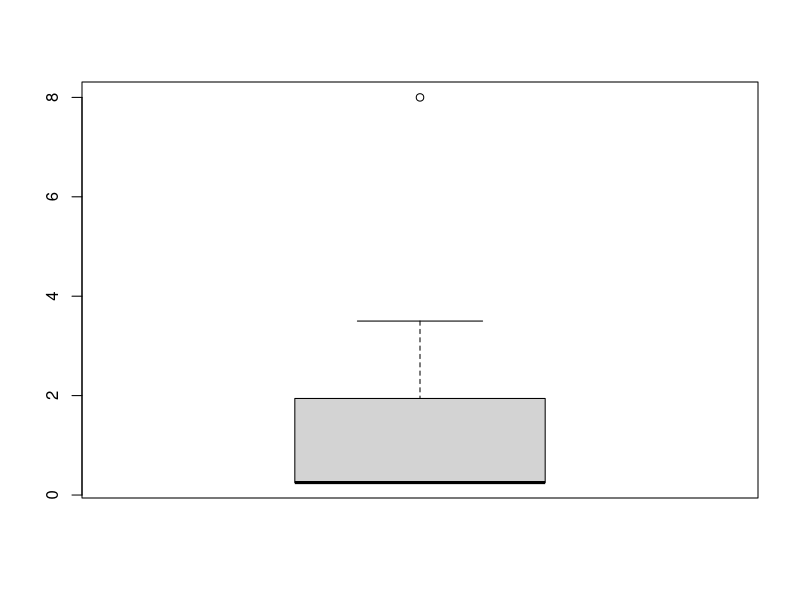
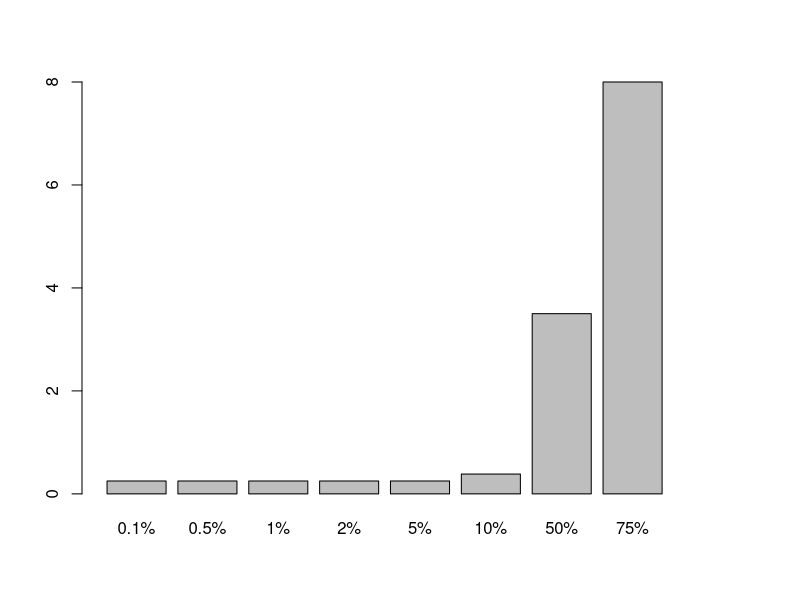
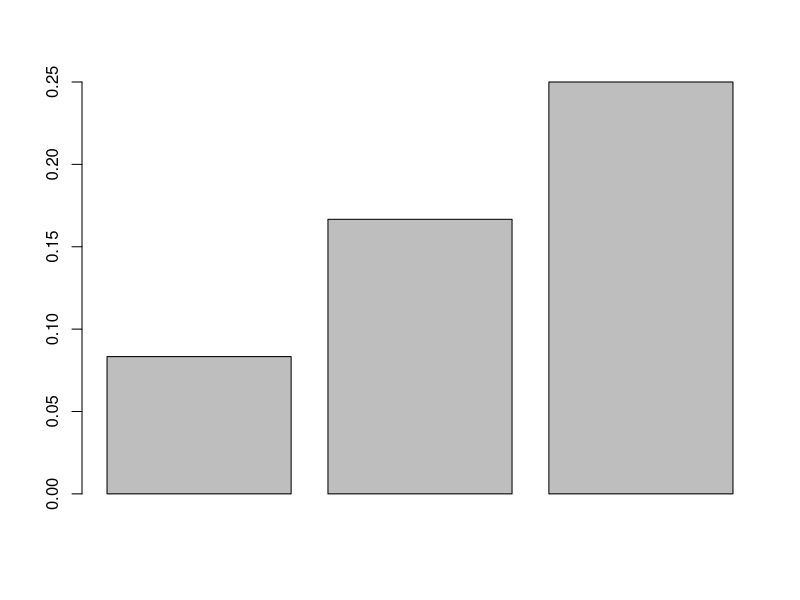

Source code (R) for these figures, in order: (Note: this script raises an error after producing the figures.)
## ---- chunk 1
knitr::opts_chunk$set(echo = TRUE)
library(knitr)
library("gplots")
## ---- chunk 2
data = read.table("data.txt", header=TRUE, sep=",")
participant2SurfPad=subset(data,Participant==2 & Technique=="SurfPad")
mean(participant2SurfPad[,"Time"])
techniques=unique(data$Technique)
participants = unique(data$Participant)
## ---- chunk 3
  v = c(12, .4, 5, 2, 50, 8, 3, 1, 4, .25, 12, .4, 5, 2, 50, 8, 3, 1, 4, .25)
  x <- quantile(v,  probs = c(0.1, 0.5, 1, 2, 5, 10, 50, 75, NA)/100)
  boxplot(x)
  barplot(x)
## ---- chunk 4
 noErr <- subset(data, Err == 0)
 print(noErr)
## ---- chunk 5
  data = read.table("data.txt", header=TRUE, sep=",")
  techniques=unique(data$Technique)
  participants = unique(data$Participant)

  tempParticipants = c(1:length(techniques));
  for(t in 1:length(techniques)){
    technique <- techniques[t]
    for(p in 1:length(participants)){
      participant2SurfPad=subset(data,Participant == p & Technique == technique)
      isErr <- mean(participant2SurfPad[,"Err"])
      if(isErr == 0){
        tmp <- mean(participant2SurfPad[,"Time"])
        tempParticipants[t] = tempParticipants[t] + tmp
      }    
  }
    tempParticipants[t] = tempParticipants[t] / length(participants)
  }
  barplot2(tempParticipants)
## ---- chunk 6
  ci(noErr, confidence=0.95)
